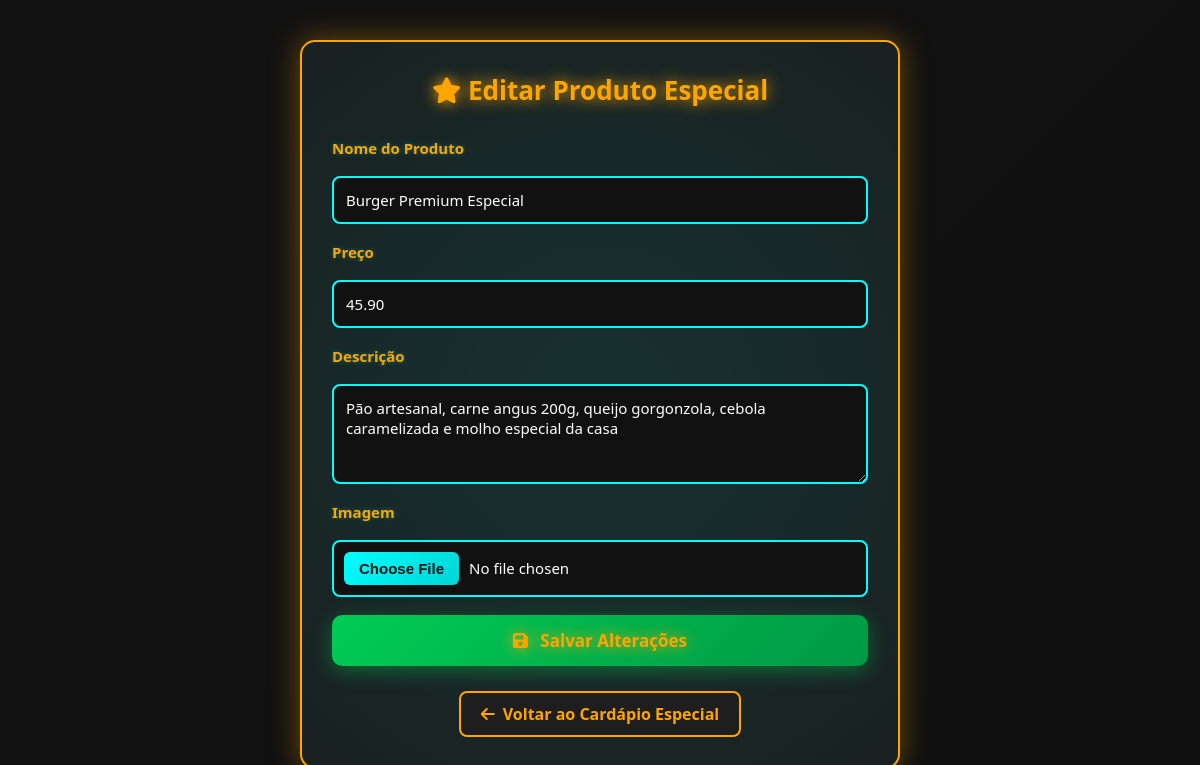
The page /novidades/editar_produto_especial.php?id=1 (signed in) on the database its author committed.
### tables this page shows
CREATE TABLE `produtos_especiais` (
  `id` int(11) NOT NULL AUTO_INCREMENT,
  `nome` varchar(100) NOT NULL,
  `descricao` text DEFAULT NULL,
  `preco` decimal(10,2) NOT NULL,
  `imagem` varchar(255) DEFAULT NULL,
  PRIMARY KEY (`id`)
);

### novidades/editar_produto_especial.php (the view, shortened to what this page needs)
<?php
include "config.php";
$id = $_GET['id'];
$result = $conn->query("SELECT * FROM produtos_especiais WHERE id=$id");
$produto = $result->fetch_assoc();
?>
<!DOCTYPE html>
<html lang="pt-BR">
<head>
    <link rel="stylesheet" href="css/editar_produto.css?e=<?php echo rand(0, 10000) ?>">
    <link rel="stylesheet" href="https://cdnjs.cloudflare.com/ajax/libs/font-awesome/6.5.0/css/all.min.css">
</head>
<body>
    <div class="container">
        <h1><i class="fa fa-star"></i> Editar Produto Especial</h1>
        <form method="post" enctype="multipart/form-data" class="form-card">
            <label>Nome do Produto</label>
            <input type="text" name="nome" value="<?= $produto['nome'] ?>" required>
            <label>Preço</label>
            <input type="number" step="0.01" name="preco" value="<?= $produto['preco'] ?>" required>
            <label>Descrição</label>
            <textarea name="descricao"><?= $produto['descricao'] ?></textarea>
            <label>Imagem</label>
            <input type="file" name="imagem" accept="image/*">
            <button type="submit" class="btn-save"><i class="fa fa-save"></i> Salvar Alterações</button>
        </form>
        <p class="back-link"><a href="cardapio_especial.php"><i class="fa fa-arrow-left"></i> Voltar ao Cardápio
                Especial</a></p>
    </div>
</body>
</html>

### css/editar_produto.css (style rules this page uses)
* { margin: 0; padding: 0; box-sizing: border-box; font-family: 'Segoe UI', Arial, sans-serif; }
body { background: linear-gradient(-45deg, #0f0f0f, #121212, #0f0f0f, #121212); background-size: 400% 400%; animation: gradientFlow 15s ease infinite; color: #fff; display: flex; justify-content: center; align-items: flex-start; min-height: 100dvh; padding: 40px 20px; }
.container { width: 100%; max-width: 600px; background: #1a1a1a; padding: 30px; border-radius: 15px; box-shadow: 0 0 30px rgba(0, 255, 255, 0.4); border: 2px solid #0ff; animation: fadeInScale 0.6s ease-out; position: relative; overflow: hidden; }
.container::before { content: ''; position: absolute; top: -50%; left: -50%; width: 200%; height: 200%; background: radial-gradient(circle, rgba(0, 255, 255, 0.1), transparent 70%); animation: rotateGlow 10s linear infinite; pointer-events: none; }
h1 { text-align: center; margin-bottom: 30px; color: #0ff; text-shadow: 0 0 15px #0ff, 0 0 30px #0ff; font-size: 26px; position: relative; z-index: 1; animation: glowPulse 2s ease-in-out infinite alternate; }
h1 i { animation: iconFloat 3s ease-in-out infinite; }
.form-card { display: flex; flex-direction: column; gap: 18px; position: relative; z-index: 1; }
label { font-weight: bold; color: #0ff; font-size: 15px; text-shadow: 0 0 5px rgba(0, 255, 255, 0.3); }
input, textarea { padding: 12px; border-radius: 8px; border: 2px solid #0ff; background: #111; color: #fff; font-size: 15px; outline: none; transition: all 0.3s ease; }
input::placeholder, textarea::placeholder { color: #555; }
textarea { resize: vertical; min-height: 100px; }
.btn-save { background: linear-gradient(135deg, #00cc55, #009944); color: #fff; padding: 14px; border: none; border-radius: 10px; font-size: 17px; font-weight: bold; cursor: pointer; transition: all 0.3s ease; position: relative; overflow: hidden; box-shadow: 0 5px 20px rgba(0, 204, 85, 0.4); }
.btn-save::before { content: ''; position: absolute; top: 50%; left: 50%; width: 0; height: 0; border-radius: 50%; background: rgba(255, 255, 255, 0.3); transform: translate(-50%, -50%); transition: width 0.6s, height 0.6s; }
.btn-save i { margin-right: 8px; }
.back-link { margin-top: 25px; text-align: center; }
.back-link a { color: #0ff; text-decoration: none; font-weight: bold; font-size: 16px; display: inline-flex; align-items: center; gap: 8px; padding: 10px 20px; border: 2px solid #0ff; border-radius: 8px; background: #1e1e1e; transition: all 0.3s ease; position: relative; overflow: hidden; }
.back-link a::before { content: ''; position: absolute; top: 50%; left: 50%; width: 0; height: 0; border-radius: 50%; background: rgba(0, 255, 255, 0.2); transform: translate(-50%, -50%); transition: width 0.5s, height 0.5s; }
.back-link a i { transition: transform 0.3s; }
html { -webkit-text-size-adjust: 100%; }
input[type="file"] { cursor: pointer; padding: 10px; }

### novidades/editar_produto_especial.php (style rules this page uses)
h1, .btn-save { color: #ffa500 !important; text-shadow: 0 0 15px #ffa500 !important; }
.container { border: 2px solid #ffa500; box-shadow: 0 0 30px rgba(255, 165, 0, 0.4); }
label { color: #ffa500 !important; }
.back-link a { border-color: #ffa500; color: #ffa500 !important; }

### rows shown on the page
produtos_especiais: nome "Burger Premium Especial", preco "45.90", descricao "Pão artesanal, carne angus 200g, queijo gorgonzola, cebola caramelizada e molho especial da casa"
